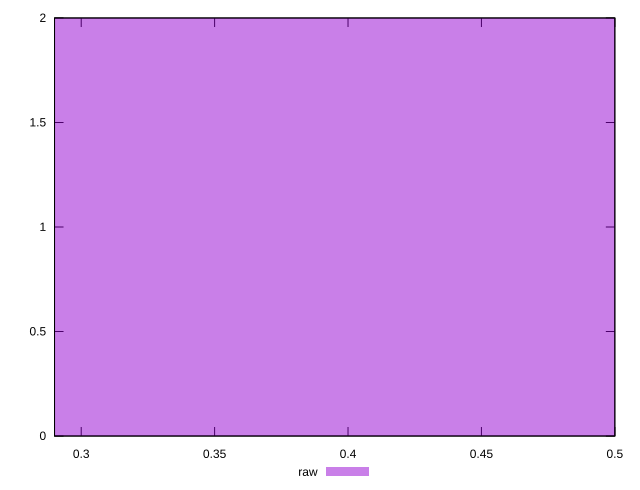

gnuplot code for this plot:
reset

$raw <<EOF
0.3474230051295894 2
EOF

set key outside below
set boxwidth 0.3474230051295894
set xrange [0.29:0.5]
set yrange [0:2]
set trange [0:2]
set style fill transparent solid 0.5 noborder
set terminal svg size 640, 490 enhanced background rgb 'white'
set output "reports/report_00030_2021-02-24T20-42-31.540Z/meta/score/samples/astro/raw/histogram.svg"

plot $raw title "raw" with boxes

reset
